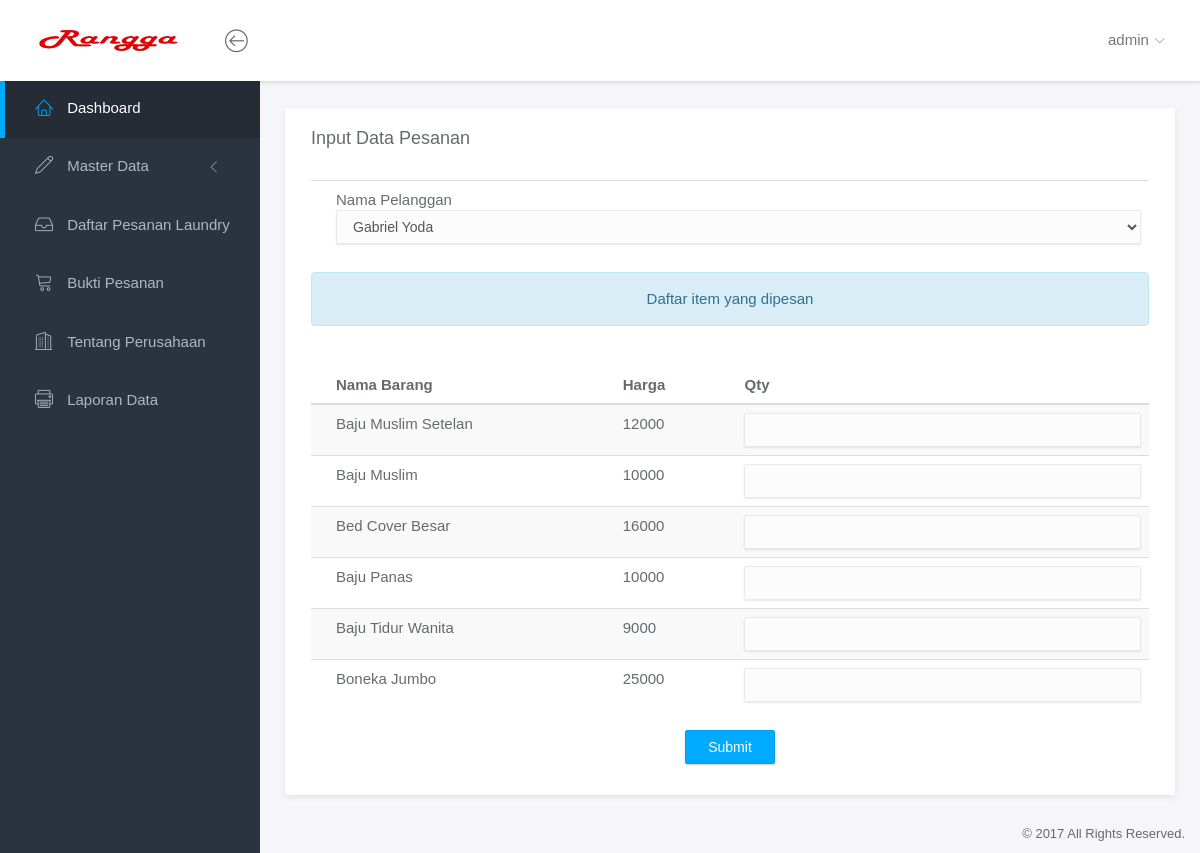
Page /file/pages/admin/tambah_pesanan.php (signed in) on the committed database.
### tables this page shows
CREATE TABLE `barang` (
  `id_barang` int(11) NOT NULL AUTO_INCREMENT,
  `nama_barang` varchar(255) DEFAULT NULL,
  `jenis_barang` varchar(255) DEFAULT NULL,
  `harga_laundry` int(11) DEFAULT NULL,
  PRIMARY KEY (`id_barang`)
);

### file/pages/admin/tambah_pesanan.php (the view, shortened to what this page needs)
<!doctype html>
<html lang="en">
<head>
	<link rel="stylesheet" href="../../assets/dashboard/vendor/bootstrap/css/bootstrap.min.css">
	<link rel="stylesheet" href="../../assets/dashboard/vendor/font-awesome/css/font-awesome.min.css">
	<link rel="stylesheet" href="../../assets/dashboard/vendor/linearicons/style.css">
	<link rel="stylesheet" href="../../assets/dashboard/vendor/chartist/css/chartist-custom.css">
	<link rel="stylesheet" href="../../assets/dashboard/css/main.css">
	<link rel="stylesheet" href="../../assets/dashboard/css/demo.css">
</head>
<?php
include "../../config/connection.php";
?>
<body>
	<div id="wrapper">
		<nav class="navbar navbar-default navbar-fixed-top">
			<div class="brand">
				<a href="index.html"><img src="../../assets/dashboard/img/logo-dark2.png" alt="Klorofil Logo" class="img-responsive logo"></a>
			</div>
			<div class="container-fluid">
				<div class="navbar-btn">
					<button type="button" class="btn-toggle-fullwidth"><i class="lnr lnr-arrow-left-circle"></i></button>
				</div>
				<div id="navbar-menu">
					<ul class="nav navbar-nav navbar-right">
						<li class="dropdown">
							<a href="#" class="dropdown-toggle" data-toggle="dropdown">
							<span><?php echo $_SESSION['username'];?></span> <i class="icon-submenu lnr lnr-chevron-down"></i></a>
						</li>
					</ul>
				</div>
			</div>
		</nav>
		<div id="sidebar-nav" class="sidebar">
			<div class="sidebar-scroll">
				<nav>
                <ul class="nav">
						<li><a href="index.php" class="active"><i class="lnr lnr-home"></i> <span>Dashboard</span></a></li>
						<li>
							<a href="#subPages" data-toggle="collapse" class="collapsed"><i class="lnr lnr-pencil"></i> <span>Master Data</span> <i class="icon-submenu lnr lnr-chevron-left"></i></a>
						</li>
						<li><a href="daftar_pesanan.php" class=""><i class="lnr lnr-inbox"></i> <span>Daftar Pesanan Laundry</span></a></li>
                        <li><a href="bukti_pesanan.php" class=""><i class="lnr lnr-cart"></i> <span>Bukti Pesanan</span></a></li>
						<li><a href="tentang_perusahaan.php" class=""><i class="lnr lnr-apartment"></i> <span>Tentang Perusahaan</span></a></li>
                        <li><a href="Laporan.php" class=""><i class="lnr lnr-printer"></i> <span>Laporan Data</span></a></li>
					</ul>
				</nav>
			</div>
		</div>
        <div class="main">
			<div class="main-content">
				<div class="container-fluid">
					<div class="row">
						<div class="col-md-12">
							<div class="panel">
								<div class="panel-heading">
									<h3 class="panel-title">Input Data Pesanan</h3>
                                </div>
                                <form action="tambah_pesanan_proses.php" method="post" onsubmit="return validasi(this)">
								<div class="panel-body">
									<table class="table">
										<tbody>
                                        <tr>
                                        <td>Nama Pelanggan <br><?php
                                        $query_user = "select*from user where level='2'";
                                        $result_user = mysqli_query($connection,$query_user);
                                        echo '<select class="form-control" name="id_user">';
										while($rec = mysqli_fetch_array($result_user)){
											echo '<option value='.$rec['id_user'].'>'.$rec['nama_user'].'</option>';
                                        }
                                        echo "</select>";
										?>
									</select></td>
                                        </tr>
										</tbody>
                                    </table>
									<table class="table">
									<div class='alert alert-info' role='alert'>
										<center>Daftar item yang dipesan</center>
									</div>
  									<table class="table table-striped">
  									<thead>
    								<tr>
      								<th>Nama Barang</th>
      								<th>Harga</th>
      								<th>Qty</th>
    								</tr>
  									</thead>
  									<tbody>
										<?php
											$sql = "select nama_barang,harga_laundry from barang ORDER BY id_barang";
											$tampilkan = mysqli_query($connection,$sql);
											while($select_result = mysqli_fetch_array($tampilkan))
											  {
											  $nama_barang	 	= $select_result['nama_barang'] ;
											  $harga_laundry	 = $select_result['harga_laundry'] ;
											  echo"
											  <tr>
												<td>$nama_barang<input type='hidden' class='form-control' value='$nama_barang'name='nama_barang[]' ></td>
												<td>$harga_laundry<input type='hidden' class='form-control' value='$harga_laundry'name='harga_laundry[]' ></td>
												<td><input type='number' class='form-control' name='qty[]'></td>
											  </tr>";}
											  ?>
									</tbody>
									</table>
									<div class="form-group">
									<center><button type="submit" class="btn btn-primary">Submit</button></center>
									</div>
									</form>
								</div>
							</div>
						</div>
                </div>
            </div>
        </div>
		<footer>
			<div class="container-fluid">
				<p class="copyright">&copy; 2017  All Rights Reserved.</p>
			</div>
		</footer>
	</div>
</body>
</html>

### rows in the picture
barang: nama_barang "Baju Muslim Setelan", harga_laundry "12000"
barang: nama_barang "Baju Muslim", harga_laundry "10000"
barang: nama_barang "Bed Cover Besar", harga_laundry "16000"
barang: nama_barang "Baju Panas", harga_laundry "10000"
barang: nama_barang "Baju Tidur Wanita", harga_laundry "9000"
barang: nama_barang "Boneka Jumbo", harga_laundry "25000"

### other values in the picture
$_SESSION['username'] "admin"
form field id_user "Gabriel Yoda"
